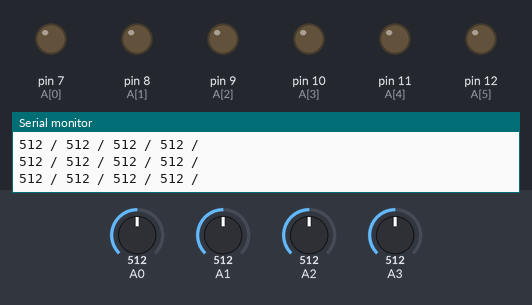
A sketch run on a simulated Arduino Uno, built with avr-gcc and run on an emulated ATmega328P. Shown: output pins drawn as LEDs (lit = HIGH), the last lines printed to the serial monitor. The test bench sets the inputs (shaded band); at power-on: A0 = 512, A1 = 512, A2 = 512, A3 = 512.

Above: at 1.2 s.
1.3 s: A0 set to 30
At 1.8 s:
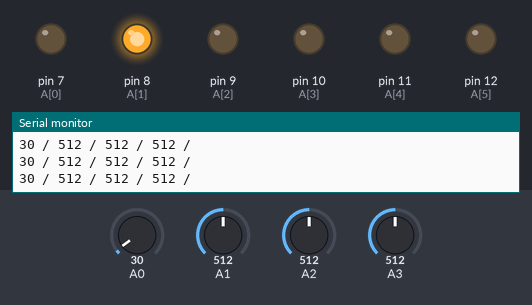
2.8 s: A1 set to 30
At 3.2 s:
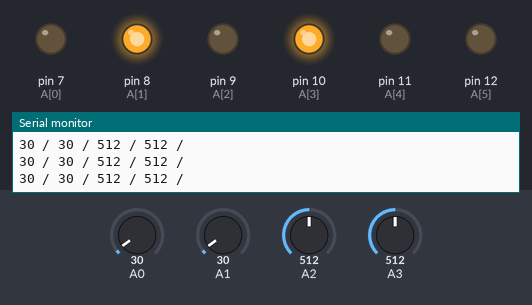
4.3 s: A2 set to 610
At 5.5 s:
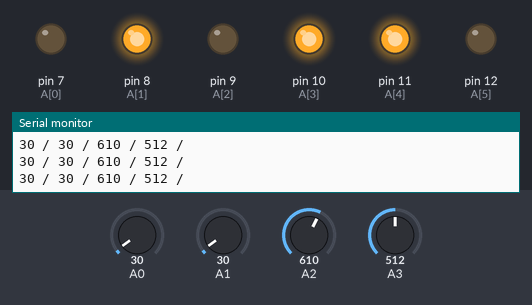
5.8 s: A0 set to 410
At 6.5 s:
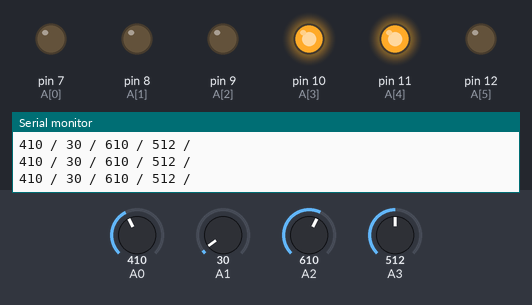
7.3 s: A1 set to 410
At 8.0 s:
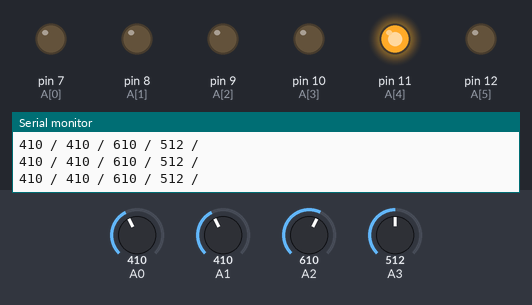
8.8 s: A2 set to 30
At 9.9 s:
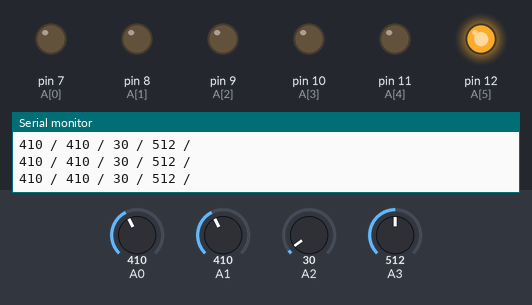
Timing chart, 0 to 11.3 s (numbered marks = the images above; inputs shaded):
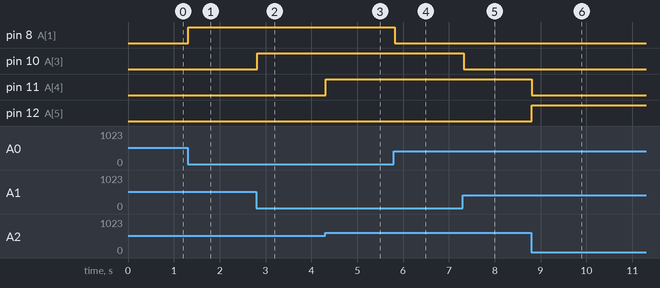

Measured:
- after the input at 1.3 s, pin 8 (A[1]): LOW → HIGH at once
- after the input at 2.8 s, pin 10 (A[3]): LOW → HIGH at once
- after the input at 4.3 s, pin 11 (A[4]): LOW → HIGH at once
- after the input at 5.8 s, pin 8 (A[1]): HIGH → LOW at once
- after the input at 7.3 s, pin 10 (A[3]): HIGH → LOW at once
- after the input at 8.8 s, pin 11 (A[4]): HIGH → LOW at once; pin 12 (A[5]): LOW → HIGH at once

The sketch:

Chair.ino
```cpp
// A0 Si lanh 2 || 1023 kéo ghế lên (0 HIGH, 1 LOW)
// A1 Si lanh 3 || 1023 nâng lên (2 HIGH, 3 LOW)
// A2 Si lanh 1 || 1023 ngã ghế xuống (4 HIGH, 5 LOW)

int A[]={7,8,9,10,11,12};
void setup() {
  Serial.begin(9600);
  for(int i = 0; i < 7; i++){
    pinMode(A[i],OUTPUT);
  }
  for(int i = 0; i < 7; i++){
    digitalWrite(A[i],0);
  }
}

void loop() {
//  for(int i = 0; i < 7; i++){
//    digitalWrite(A[i],1);
//    delay(1000);
//}
  Serial.print(analogRead(A0)); Serial.print(" / ");
  Serial.print(analogRead(A1)); Serial.print(" / ");
  Serial.print(analogRead(A2)); Serial.print(" / ");
  Serial.print(analogRead(A3)); Serial.println(" / ");

  if(analogRead(A2) >= 600) {
    digitalWrite(A[4], HIGH);
    digitalWrite(A[5], LOW);
  }
  if(analogRead(A2) <= 400) {
    digitalWrite(A[4], LOW);
    digitalWrite(A[5], HIGH);
  }
  if(analogRead(A2) >= 400 and analogRead(A2) <= 600) {
    digitalWrite(A[4], LOW);
    digitalWrite(A[5], LOW);
  }

  if(analogRead(A1) >= 600) {
    digitalWrite(A[2], HIGH);
    digitalWrite(A[3], LOW);
  }
  if(analogRead(A1) <= 400) {
    digitalWrite(A[2], LOW);
    digitalWrite(A[3], HIGH);
  }
  if(analogRead(A1) >= 400 and analogRead(A1) <= 600) {
    digitalWrite(A[2], LOW);
    digitalWrite(A[3], LOW);
  }

  if(analogRead(A0) >= 600) {
    digitalWrite(A[0], HIGH);
    digitalWrite(A[1], LOW);
  }
  if(analogRead(A0) <= 400) {
    digitalWrite(A[0], LOW);
    digitalWrite(A[1], HIGH);
  }
  if(analogRead(A0) >= 400 and analogRead(A0) <= 600) {
    digitalWrite(A[0], LOW);
    digitalWrite(A[1], LOW);
  }
}
```
